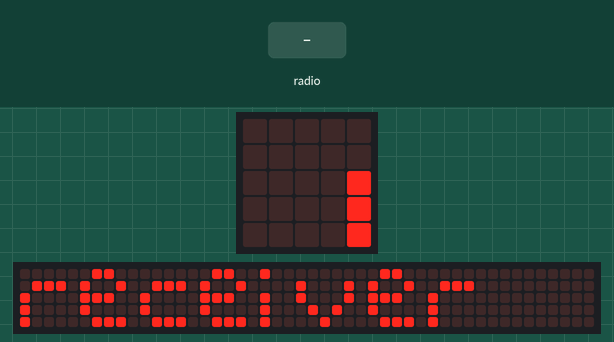
Recording of a program running on a simulated BBC micro:bit running MicroPython. Shown: the board's 5×5 LED display, a strip that is not on the board, showing the scrolling text unrolled. Inputs (shaded band) come from the test bench. The 48×5 strip is a reading aid, not a part: it shows the text the display is scrolling, unrolled, one strip-width of it at a time; what the program prints to the serial console is not drawn.

Above: at 0.1 s.
At 0.5 s:
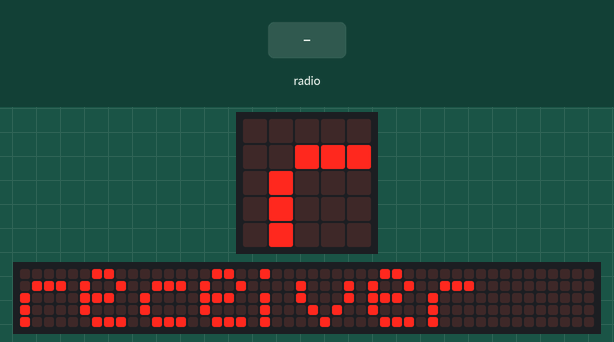
At 6.4 s:
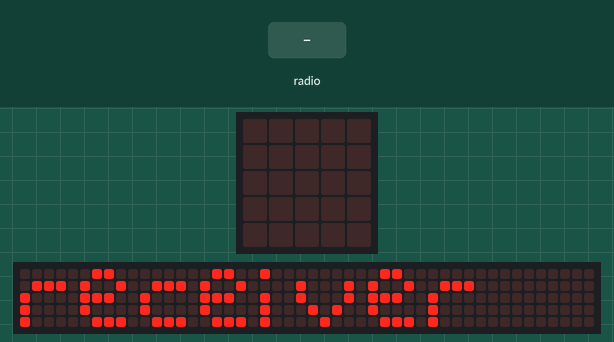
7.7 s: radio message "microbit" arrives
9.2 s: radio message "1" arrives
Timing chart, 0 to 12.2 s (numbered marks = the images above; inputs shaded):
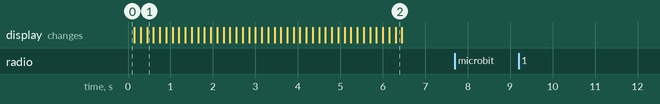

The program:

radio_receiver.py
```python
# -*- coding: utf-8 -*-
"""Read the radio messages and write them in the serial port.
"""

from microbit import display, sleep, uart
import radio

from data import DATA_LENGTH, PERIOD_MS


display.scroll("receiver")

radio.config(length=DATA_LENGTH)
radio.on()
uart.init(115200)

while True:
    data = radio.receive()
    if data:
        uart.write(data)
    sleep(PERIOD_MS)
```

data.py
```python
# -*- coding: utf-8 -*-
"""Utilities to deal with board data.
"""

import sys
from collections import namedtuple


FIELDS = [
    'Acc_X',
    'Acc_Y',
    'Acc_Z',
    # 'Acc_gesture',
    'Mag_X',
    'Mag_Y',
    'Mag_Z',
    'Mag_heading'
]

#4 digits per measure and separating commas
DATA_LENGTH = 4*len(FIELDS) + len(FIELDS)-1 + 10

PERIOD_MS = 20  # milliseconds to wait between measures

Data = namedtuple('Data', FIELDS)


#
### Serialization
#
# TODO: fixed length block of measures could be more efficient
#

def data2msg(data):
    """Serialize data
    """
    return ','.join([str(x) for x in data])+'\n'

def msg2data(msg):
    """Unserialize data
    """
    return Data(*[int(x) for x in msg.split(',')])


#
### Access sensors
#

if sys.platform == 'microbit':  # This won't run on the webserver
    from microbit import accelerometer
    from microbit import compass

    def get_data():
        x, y, z = accelerometer.get_values()
        return Data(
            Acc_X=x,
            Acc_Y=y,
            Acc_Z=z,
            # Acc_gesture=accelerometer.current_gesture(),
            Mag_X=compass.get_x(),
            Mag_Y=compass.get_x(),
            Mag_Z=compass.get_x(),
            Mag_heading=compass.heading()
        )
```

Measured:
- after the input at 7.7 s, every drawn part: stays the same
- after the input at 9.2 s, every drawn part: stays the same
